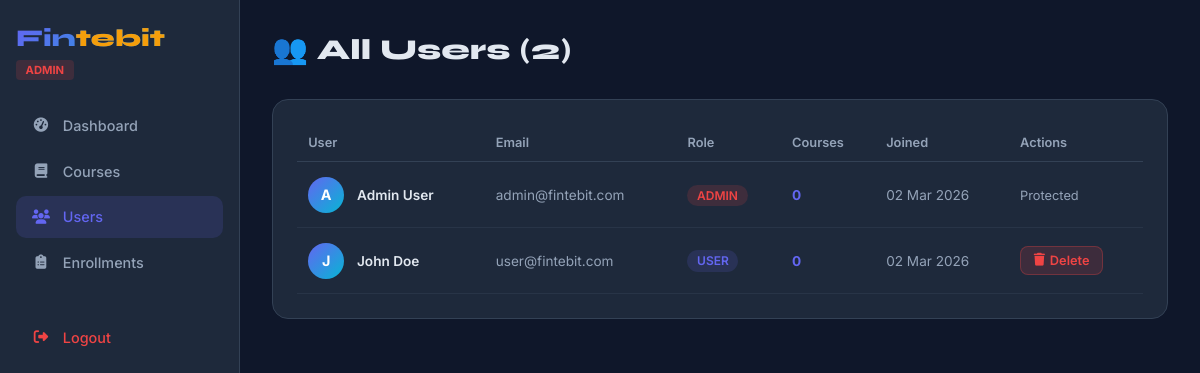
The page /admin/users.php (signed in) on the database its author committed.
### tables this page shows
CREATE TABLE IF NOT EXISTS users (
    id INT AUTO_INCREMENT PRIMARY KEY,
    name VARCHAR(100) NOT NULL,
    email VARCHAR(150) UNIQUE NOT NULL,
    password VARCHAR(255) NOT NULL,
    role ENUM('user','admin') DEFAULT 'user',
    created_at TIMESTAMP DEFAULT CURRENT_TIMESTAMP
);

### admin/users.php (the view, shortened to what this page needs)
<?php
require_once '../includes/db.php';
$users = $conn->query("SELECT u.*, COUNT(e.id) as enrollments FROM users u LEFT JOIN enrollments e ON u.id=e.user_id GROUP BY u.id ORDER BY u.created_at DESC")->fetch_all(MYSQLI_ASSOC);
?>
<!DOCTYPE html>
<html lang="en">
<head>
<link rel="stylesheet" href="https://cdnjs.cloudflare.com/ajax/libs/font-awesome/6.4.0/css/all.min.css">
</head>
<body>
<aside class="sidebar">
    <a href="../index.php" class="logo">Fin<span>tebit</span></a>
    <div class="admin-badge">ADMIN</div>
    <a href="dashboard.php" class="nav-item"><i class="fas fa-tachometer-alt"></i> Dashboard</a>
    <a href="courses.php" class="nav-item"><i class="fas fa-book"></i> Courses</a>
    <a href="users.php" class="nav-item active"><i class="fas fa-users"></i> Users</a>
    <a href="enrollments.php" class="nav-item"><i class="fas fa-clipboard-list"></i> Enrollments</a>
    <a href="../logout.php" class="nav-item" style="color:var(--red);margin-top:2rem"><i class="fas fa-sign-out-alt"></i> Logout</a>
</aside>
<main class="main">
    <h1 class="page-title">👥 All Users (<?= count($users) ?>)</h1>
    <div class="card">
        <div style="overflow-x:auto">
        <table class="table">
            <tr><th>User</th><th>Email</th><th>Role</th><th>Courses</th><th>Joined</th><th>Actions</th></tr>
            <?php foreach ($users as $u): ?>
            <tr>
                <td>
                    <div style="display:flex;align-items:center;gap:0.8rem">
                        <div class="avatar"><?= strtoupper(substr($u['name'],0,1)) ?></div>
                        <span style="font-weight:600"><?= htmlspecialchars($u['name']) ?></span>
                    </div>
                </td>
                <td style="color:var(--text-muted)"><?= htmlspecialchars($u['email']) ?></td>
                <td><span class="badge badge-<?= $u['role'] ?>"><?= strtoupper($u['role']) ?></span></td>
                <td style="font-weight:700;color:var(--primary)"><?= $u['enrollments'] ?></td>
                <td style="color:var(--text-muted)"><?= date('d M Y', strtotime($u['created_at'])) ?></td>
                <td>
                    <?php if ($u['id'] != $_SESSION['user_id'] && $u['role'] !== 'admin'): ?>
                    <a href="?delete=<?= $u['id'] ?>" class="btn btn-danger" onclick="return confirm('Delete this user?')"><i class="fas fa-trash"></i> Delete</a>
                    <?php else: ?>
                    <span style="color:var(--text-muted);font-size:0.8rem">Protected</span>
                    <?php endif; ?>
                </td>
            </tr>
            <?php endforeach; ?>
        </table>
        </div>
    </div>
</main>
</body>
</html>

### admin/users.php (style rules this page uses)
:root { --primary:#6366f1;--dark:#0f172a;--dark2:#1e293b;--border:#334155;--text:#e2e8f0;--text-muted:#94a3b8;--success:#10b981;--accent:#f59e0b;--red:#ef4444; }
* { margin:0;padding:0;box-sizing:border-box }
body { font-family:'Inter',sans-serif;background:var(--dark);color:var(--text);display:flex;min-height:100vh }
.sidebar { width:240px;background:var(--dark2);border-right:1px solid var(--border);position:fixed;top:0;left:0;bottom:0;padding:1.5rem 1rem }
.logo { font-family:'Syne',sans-serif;font-size:1.5rem;font-weight:800;background:linear-gradient(135deg,#6366f1,#06b6d4);-webkit-background-clip:text;-webkit-text-fill-color:transparent;text-decoration:none;display:block;margin-bottom:0.3rem }
.logo span { -webkit-text-fill-color:#f59e0b }
.admin-badge { display:inline-block;background:rgba(239,68,68,0.15);color:var(--red);font-size:0.7rem;font-weight:700;padding:0.2rem 0.6rem;border-radius:4px;margin-bottom:1.5rem }
.nav-item { display:flex;align-items:center;gap:0.8rem;padding:0.8rem 1rem;border-radius:10px;text-decoration:none;color:var(--text-muted);font-size:0.9rem;font-weight:500;margin-bottom:0.2rem;transition:all 0.2s }
.nav-item:hover,.nav-item.active { background:rgba(99,102,241,0.15);color:var(--primary) }
.nav-item i { width:18px;text-align:center }
.main { margin-left:240px;flex:1;padding:2rem }
.page-title { font-family:'Syne',sans-serif;font-size:1.8rem;font-weight:800;margin-bottom:2rem }
.card { background:var(--dark2);border:1px solid var(--border);border-radius:16px;padding:1.5rem }
.table { width:100%;border-collapse:collapse }
.table th { text-align:left;padding:0.7rem;font-size:0.8rem;color:var(--text-muted);font-weight:600;border-bottom:1px solid var(--border) }
.table td { padding:0.9rem 0.7rem;font-size:0.85rem;border-bottom:1px solid rgba(51,65,85,0.5) }
.badge { padding:0.2rem 0.6rem;border-radius:50px;font-size:0.75rem;font-weight:600 }
.badge-admin { background:rgba(239,68,68,0.15);color:var(--red) }
.badge-user { background:rgba(99,102,241,0.15);color:var(--primary) }
.avatar { width:36px;height:36px;border-radius:50%;background:linear-gradient(135deg,var(--primary),#06b6d4);display:inline-flex;align-items:center;justify-content:center;font-weight:700;color:#fff;font-size:0.9rem }
.btn { display:inline-flex;align-items:center;gap:0.3rem;padding:0.4rem 0.8rem;border-radius:8px;font-weight:600;text-decoration:none;cursor:pointer;border:none;font-size:0.8rem;transition:all 0.3s;font-family:'Inter',sans-serif }
.btn-danger { background:rgba(239,68,68,0.15);color:var(--red);border:1px solid rgba(239,68,68,0.3) }

### rows shown on the page
users: name "A", name "Admin User", email "admin@fintebit.com", role "ADMIN", enrollments "0", created_at "02 Mar 2026", shows "Protected"
users: name "J", name "John Doe", email "user@fintebit.com", role "USER", enrollments "0", created_at "02 Mar 2026"

### other values the page prints
count($users) "2"
